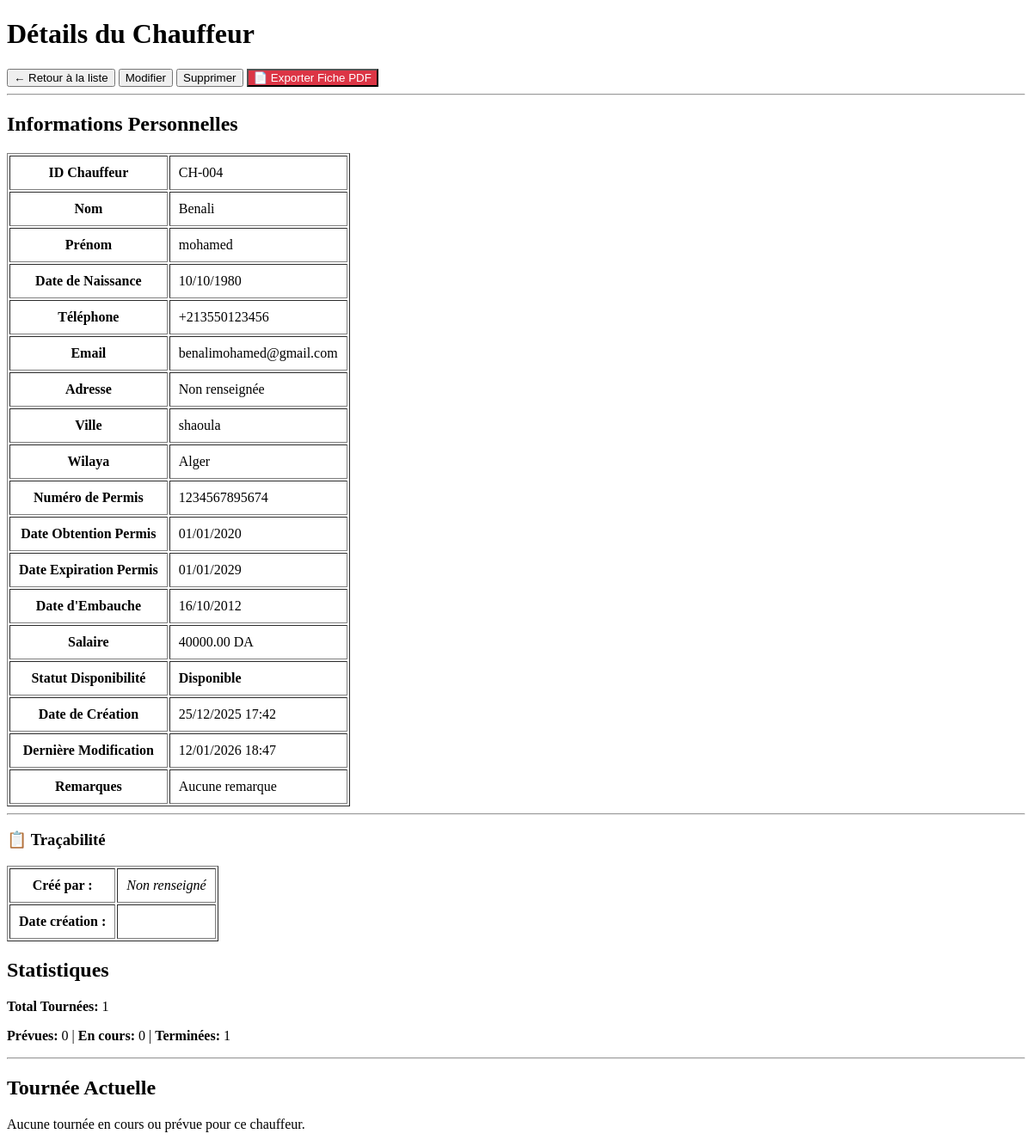
The page /chauffeurs/4/ (signed in) on the database as committed earlier.
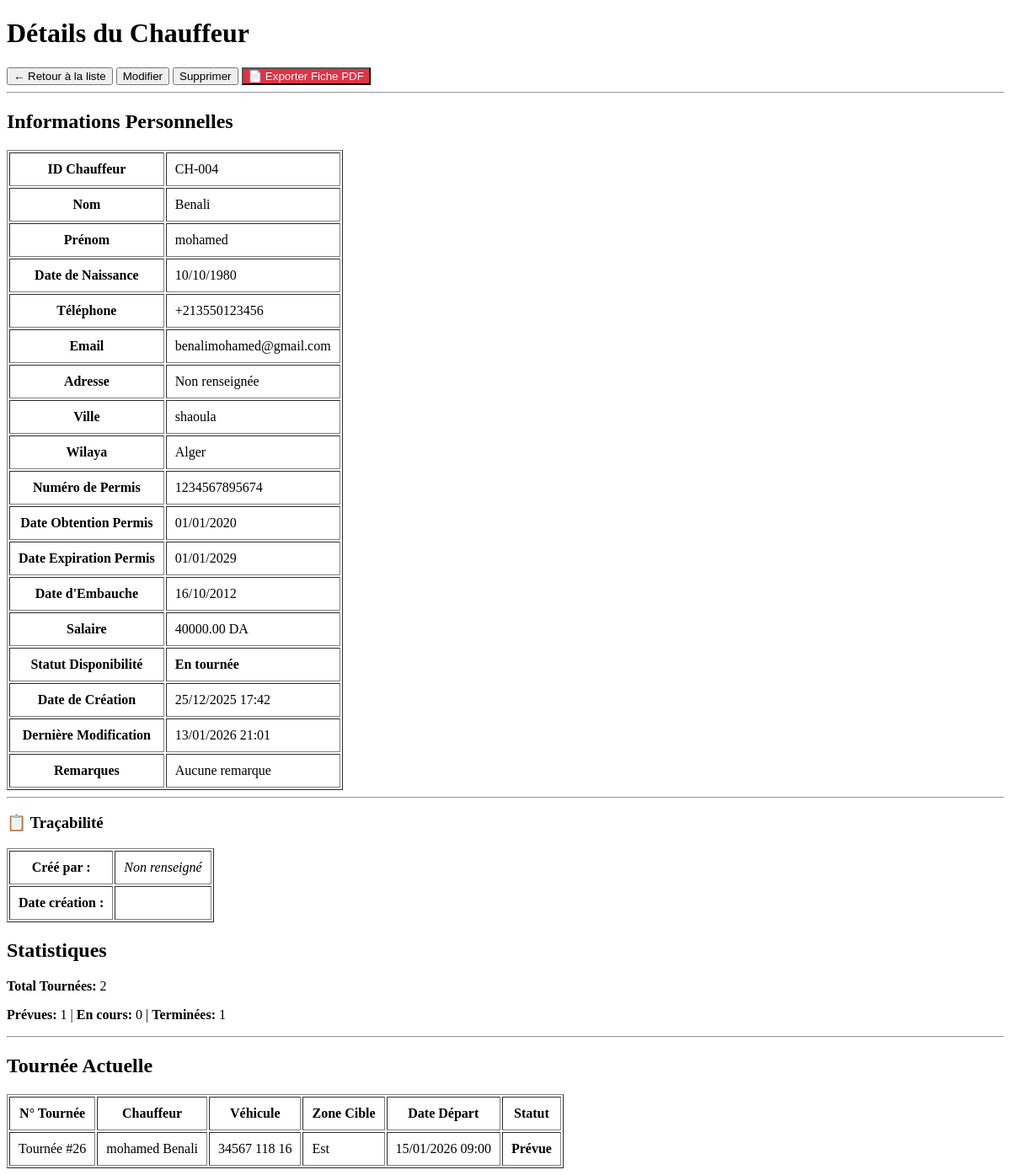
The same page on the database as committed later.
### app1/models.py (models this page shows, shortened)
class Chauffeur(models.Model):
    nom = models.CharField(max_length=50)
    prenom = models.CharField(max_length=50)
    date_naissance = models.DateField(default='2000-01-01')
    telephone = PhoneNumberField(region='DZ')
    email = models.EmailField(blank=True, null=True)
    adresse = models.TextField(blank=True, null=True)
    ville = models.CharField(max_length=100, blank=True, null=True)
    wilaya = models.CharField(max_length=100, blank=True, null=True)
    numero_permis = models.CharField(max_length=50, unique=True)
    date_obtention_permis = models.DateField()
    date_expiration_permis = models.DateField()
    date_embauche = models.DateField()
    salaire = models.DecimalField(max_digits=10, decimal_places=2, blank=True, null=True)
    statut_disponibilite = models.CharField(max_length=20, choices=[('DISPONIBLE', 'Disponible'),('EN_TOURNEE', 'En tournée'),('CONGE', 'En congé'),('MALADIE', 'Maladie'),('AUTRE', 'Autre raison'),], default='DISPONIBLE')
    date_creation = models.DateTimeField(auto_now_add=True)
    date_modification = models.DateTimeField(auto_now=True)
    remarques = models.TextField(blank=True, null=True)
    cree_par = models.ForeignKey(settings.AUTH_USER_MODEL,on_delete=models.SET_NULL,null=True,blank=True,related_name='chauffeurs_crees',verbose_name="Créé par")
    modifie_par = models.ForeignKey(settings.AUTH_USER_MODEL,on_delete=models.SET_NULL,null=True,blank=True,related_name='chauffeurs_modifies',verbose_name="Modifié par")

class Tournee(models.Model):
    chauffeur = models.ForeignKey('Chauffeur', on_delete=models.PROTECT)
    vehicule = models.ForeignKey('Vehicule', on_delete=models.PROTECT)
    date_depart = models.DateTimeField()
    date_retour_prevue = models.DateTimeField(blank=True, null=True)
    date_retour_reelle = models.DateTimeField(blank=True, null=True)
    zone_cible = models.CharField(max_length=10, choices=[('CENTRE', 'Centre'), ('EST', 'Est'), ('OUEST', 'Ouest'), ('SUD', 'Sud')])
    kilometrage_depart = models.PositiveIntegerField(blank=True, null=True, editable=False)
    kilometrage_arrivee = models.PositiveIntegerField(blank=True, null=True)
    kilometrage_parcouru = models.PositiveIntegerField(blank=True, null=True, editable=False)
    consommation_carburant = models.DecimalField(max_digits=6, decimal_places=2, blank=True, null=True, editable=False)
    statut = models.CharField(max_length=20, choices=[('PREVUE', 'Prévue'), ('EN_COURS', 'En cours'), ('TERMINEE', 'Terminée')], default='PREVUE')
    est_privee = models.BooleanField(default=False, help_text="Tournée privée EXPRESS")
    remarques = models.TextField(blank=True, null=True)
    date_creation = models.DateTimeField(auto_now_add=True)
    date_modification = models.DateTimeField(auto_now=True)
    cree_par = models.ForeignKey(settings.AUTH_USER_MODEL,on_delete=models.SET_NULL,null=True,blank=True,related_name='tournees_crees',verbose_name="Créé par")
    modifie_par = models.ForeignKey(settings.AUTH_USER_MODEL,on_delete=models.SET_NULL,null=True,blank=True,related_name='tournees_modifies',verbose_name="Modifié par")

class Vehicule(models.Model):
    numero_immatriculation = models.CharField(max_length=50, unique=True)
    marque = models.CharField(max_length=100)
    modele = models.CharField(max_length=100)
    annee = models.IntegerField()
    type_vehicule = models.CharField(max_length=20, choices=[('CAMIONNETTE', 'Camionnette'),('CAMION', 'Camion'),('FOURGON', 'Fourgon'),('MOTO', 'Moto'),])
    capacite_poids = models.DecimalField(max_digits=8, decimal_places=2, help_text="Capacité en kg")
    capacite_volume = models.DecimalField(max_digits=8, decimal_places=2, help_text="Volume en m³")
    consommation_moyenne = models.DecimalField(max_digits=5, decimal_places=2, help_text="Consommation en L/100km")
    etat = models.CharField(max_length=20, choices=[('EXCELLENT', 'Excellent'),('BON', 'Bon'),('MOYEN', 'Moyen'),('MAUVAIS', 'Mauvais'),], default='BON')
    statut = models.CharField(max_length=20, choices=[('DISPONIBLE', 'Disponible'),('EN_TOURNEE', 'En tournée'),('EN_MAINTENANCE', 'En maintenance'),('HORS_SERVICE', 'Hors service'),], default='DISPONIBLE')
    date_derniere_revision = models.DateField(blank=True, null=True)
    date_prochaine_revision = models.DateField(blank=True, null=True)
    kilometrage = models.PositiveIntegerField(default=0, help_text="Compteur kilométrique total")
    date_acquisition = models.DateField()
    date_creation = models.DateTimeField(auto_now_add=True)
    date_modification = models.DateTimeField(auto_now=True)
    remarques = models.TextField(blank=True, null=True)
    cree_par = models.ForeignKey(settings.AUTH_USER_MODEL,on_delete=models.SET_NULL,null=True,blank=True,related_name='vehicules_crees',verbose_name="Créé par")
    modifie_par = models.ForeignKey(settings.AUTH_USER_MODEL,on_delete=models.SET_NULL,null=True,blank=True,related_name='vehicules_modifies',verbose_name="Modifié par")

### app1/views.py (the view)
# urls.py: path('chauffeurs/<int:chauffeur_id>/', views.detail_chauffeur, name='detail_chauffeur'),
@login_required
def detail_chauffeur(request, chauffeur_id):
    chauffeur = get_object_or_404(Chauffeur, id=chauffeur_id)
    tournee_actuelle = chauffeur.tournee_set.filter(
        statut__in=['EN_COURS', 'PREVUE']
    ).order_by('-date_creation').first()
    all_tournees = chauffeur.tournee_set.all()
    stats_chauffeur = {
        'total_tournees': all_tournees.count(),
        'tournees_prevues': all_tournees.filter(statut='PREVUE').count(),
        'tournees_en_cours': all_tournees.filter(statut='EN_COURS').count(),
        'tournees_terminees': all_tournees.filter(statut='TERMINEE').count(),
    }
    return render(request, 'chauffeurs/detail.html', {
        'chauffeur': chauffeur,
        'tournee_actuelle': tournee_actuelle,
        'stats_chauffeur': stats_chauffeur,
    })

### app1/templates/chauffeurs/detail.html (shortened to what the changed rows need)
<!DOCTYPE html>
<html lang="fr">
<head>
</head>
<body>
    <h1>Détails du Chauffeur</h1>
    <a href="{% url 'liste_chauffeurs' %}"><button>← Retour à la liste</button></a>
    <a href="{% url 'modifier_chauffeur' chauffeur.id %}"><button>Modifier</button></a>
    <a href="{% url 'supprimer_chauffeur' chauffeur.id %}"><button>Supprimer</button></a>
    <a href="{% url 'exporter_chauffeur_detail_pdf' chauffeur.id %}"><button style="background: #dc3545; color: white;">📄 Exporter Fiche PDF</button></a>
    <hr>
    <h2>Informations Personnelles</h2>
    <table border="1" cellpadding="10">
        <tr>
            <th>ID Chauffeur</th>
            <td>CH-{{ chauffeur.id|stringformat:"03d" }}</td>
        </tr>
        <tr>
            <th>Nom</th>
            <td>{{ chauffeur.nom }}</td>
        </tr>
        <tr>
            <th>Prénom</th>
            <td>{{ chauffeur.prenom }}</td>
        </tr>
        <tr>
            <th>Date de Naissance</th>
            <td>{{ chauffeur.date_naissance|date:"d/m/Y" }}</td>
        </tr>
        <tr>
            <th>Téléphone</th>
            <td>{{ chauffeur.telephone }}</td>
        </tr>
        <tr>
            <th>Email</th>
            <td>{{ chauffeur.email|default:"Non renseigné" }}</td>
        </tr>
        <tr>
            <th>Adresse</th>
            <td>{{ chauffeur.adresse|default:"Non renseignée" }}</td>
        </tr>
        <tr>
            <th>Ville</th>
            <td>{{ chauffeur.ville|default:"Non renseignée" }}</td>
        </tr>
        <tr>
            <th>Wilaya</th>
            <td>{{ chauffeur.wilaya|default:"Non renseignée" }}</td>
        </tr>
        <tr>
            <th>Numéro de Permis</th>
            <td>{{ chauffeur.numero_permis }}</td>
        </tr>
        <tr>
            <th>Date Obtention Permis</th>
            <td>{{ chauffeur.date_obtention_permis|date:"d/m/Y" }}</td>
        </tr>
        <tr>
            <th>Date Expiration Permis</th>
            <td>{{ chauffeur.date_expiration_permis|date:"d/m/Y" }}</td>
        </tr>
        <tr>
            <th>Date d'Embauche</th>
            <td>{{ chauffeur.date_embauche|date:"d/m/Y" }}</td>
        </tr>
        <tr>
            <th>Salaire</th>
            <td>{% if chauffeur.salaire %}{{ chauffeur.salaire|floatformat:2 }} DA{% else %}Non renseigné{% endif %}</td>
        </tr>
        <tr>
            <th>Statut Disponibilité</th>
            <td><strong>{{ chauffeur.get_statut_disponibilite_display }}</strong></td>
        </tr>
        <tr>
            <th>Date de Création</th>
            <td>{{ chauffeur.date_creation|date:"d/m/Y H:i" }}</td>
        </tr>
        <tr>
            <th>Dernière Modification</th>
            <td>{{ chauffeur.date_modification|date:"d/m/Y H:i" }}</td>
        </tr>
        <tr>
            <th>Remarques</th>
            <td>{{ chauffeur.remarques|default:"Aucune remarque" }}</td>
        </tr>
    </table>
    <hr>
    <h3>📋 Traçabilité</h3>
    <table border="1" cellpadding="10">
        <tr>
            <th>Créé par :</th>
        </tr>
        <tr>
            <th>Date création :</th>
        </tr>
    </table>
    <h2>Statistiques</h2>
    <p><strong>Total Tournées:</strong> {{ stats_chauffeur.total_tournees }}</p>
    <p><strong>Prévues:</strong> {{ stats_chauffeur.tournees_prevues }} |
       <strong>En cours:</strong> {{ stats_chauffeur.tournees_en_cours }} |
       <strong>Terminées:</strong> {{ stats_chauffeur.tournees_terminees }}</p>
    <hr>
    <h2>Tournée Actuelle</h2>
    {% if tournee_actuelle %}
    <table border="1" cellpadding="10">
        <thead>
            <tr>
                <th>N° Tournée</th>
                <th>Chauffeur</th>
                <th>Véhicule</th>
                <th>Zone Cible</th>
                <th>Date Départ</th>
                <th>Statut</th>
            </tr>
        </thead>
        <tbody>
            <tr>
                <td>Tournée #{{ tournee_actuelle.id }}</td>
                <td>{{ tournee_actuelle.chauffeur.prenom }} {{ tournee_actuelle.chauffeur.nom }}</td>
                <td>{{ tournee_actuelle.vehicule.numero_immatriculation }}</td>
                <td>{{ tournee_actuelle.get_zone_cible_display }}</td>
                <td>{{ tournee_actuelle.date_depart|date:"d/m/Y H:i" }}</td>
                <td><strong>{{ tournee_actuelle.get_statut_display }}</strong></td>
            </tr>
        </tbody>
    </table>
    {% else %}
    <p>Aucune tournée en cours ou prévue pour ce chauffeur.</p>
    {% endif %}
</body>
</html>

Rows that differ between the two databases and show on the page:
changed Chauffeur "Benali": statut_disponibilite "Disponible" → "En tournée"; date_modification "12/01/2026 18:47" → "13/01/2026 21:01"
added Tournee: id "26", chauffeur.prenom "mohamed", chauffeur.nom "Benali", vehicule.numero_immatriculation "34567 118 16", zone_cible "Est", date_depart "15/01/2026 09:00", statut "Prévue"
Other text that changed with them:
{{ stats_chauffeur.total_tournees }}: "1" → "2"
{{ stats_chauffeur.tournees_prevues }}: "0" → "1"
text no longer shown: "Aucune tournée en cours ou prévue pour ce chauffeur."
text now shown: "N° Tournée Chauffeur Véhicule Zone Cible Date Départ Statut Tournée #"
